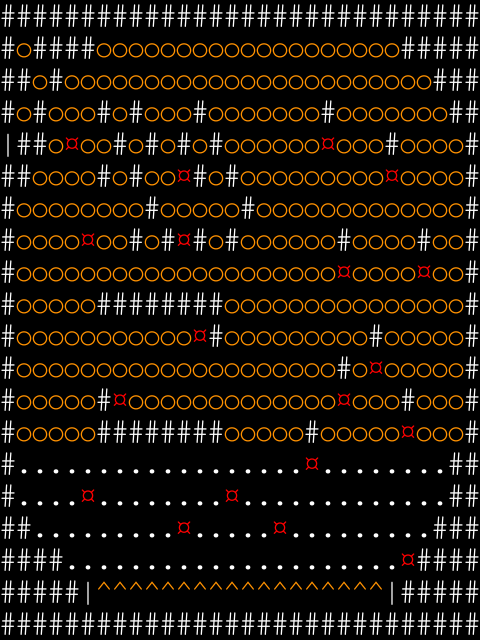

This is a level from a 2D game, rendered from its Tiled map with the project's own tilesets. A one-line summary and the complete map file follow:
An orthogonal 30x20 tile map with 16x32 px tiles, 3 tile layers (Terrain, Foes, Orb).

<map version="1.10" tiledversion="1.11.2" orientation="orthogonal" renderorder="right-down" width="30" height="20" tilewidth="16" tileheight="32" infinite="0" nextlayerid="4" nextobjectid="1">
 <properties>
  <property name="fp_regen" type="int" value="4" />
  <property name="name" value="Senses - Sight" />
  <property name="senses" value="Self;Sight;Touch;Hearing" />
  <property name="timeline_length" type="int" value="100" />
  <property name="timeline_type" value="Asynchronous" />
 </properties>
 <tileset firstgid="1" source="tileset/editor.tsx" />
 <layer id="1" name="Terrain" width="30" height="20">
  <data encoding="csv">
5,5,5,5,5,5,5,5,5,5,5,5,5,5,5,5,5,5,5,5,5,5,5,5,5,5,5,5,5,5,
5,1,5,5,5,5,1,1,1,1,1,1,1,1,1,1,1,1,1,1,1,1,1,1,1,5,5,5,5,5,
5,5,1,5,1,1,1,1,1,1,1,1,1,1,1,1,1,1,1,1,1,1,1,1,1,1,1,5,5,5,
5,1,5,1,1,1,5,1,5,1,1,1,5,1,1,1,1,1,1,1,5,1,1,1,1,1,1,1,5,5,
6,5,5,1,1,1,1,5,1,5,1,5,1,5,1,1,1,1,1,1,1,1,1,1,5,1,1,1,1,5,
5,5,1,1,1,1,5,1,5,1,1,1,5,1,5,1,1,1,1,1,1,1,1,1,1,1,1,1,1,5,
5,1,1,1,1,1,1,1,1,5,1,6,1,1,1,5,1,1,1,1,1,1,1,1,1,1,1,1,1,5,
5,1,1,1,1,1,1,1,5,1,5,1,5,1,5,1,1,1,1,1,1,5,1,1,1,1,5,1,1,5,
5,1,1,1,1,1,1,1,1,1,1,1,1,1,1,1,1,1,1,1,1,1,1,1,1,1,1,1,1,5,
5,1,1,1,1,1,5,5,5,5,5,5,5,5,1,1,1,1,1,1,1,1,1,1,1,1,1,1,1,5,
5,1,1,1,1,1,1,1,1,1,1,1,1,5,1,1,1,1,1,1,1,1,1,5,1,1,1,1,1,5,
5,1,1,1,1,1,1,1,1,1,1,1,1,1,1,1,1,1,1,1,1,5,1,1,1,1,1,1,1,5,
5,1,1,1,1,1,5,1,1,1,1,1,1,1,1,1,1,1,1,1,1,1,1,1,1,5,1,1,1,5,
5,1,1,1,1,1,5,5,5,5,5,5,5,5,1,1,1,1,1,5,1,1,1,1,1,1,1,1,1,5,
5,1,1,1,1,1,1,1,1,1,1,1,1,1,1,1,1,1,1,1,1,1,1,1,1,1,1,1,5,5,
5,1,1,1,1,1,1,1,1,1,1,1,1,1,1,1,1,1,1,1,1,1,1,1,1,1,1,1,5,5,
5,5,1,1,1,1,1,1,1,1,1,1,1,1,1,1,1,1,1,1,1,1,1,1,1,1,1,5,5,5,
5,5,5,5,1,1,1,1,1,1,1,1,1,1,1,1,1,1,1,1,1,1,1,1,1,1,5,5,5,5,
5,5,5,5,5,6,3,3,3,3,3,3,3,3,3,3,3,3,3,3,3,3,3,3,6,5,5,5,5,5,
5,5,5,5,5,5,5,5,5,5,5,5,5,5,5,5,5,5,5,5,5,5,5,5,5,5,5,5,5,5
</data>
 </layer>
 <layer id="2" name="Foes" width="30" height="20">
  <data encoding="csv">
0,0,0,0,0,0,0,0,0,0,0,0,0,0,0,0,0,0,0,0,0,0,0,0,0,0,0,0,0,0,
0,0,0,0,0,0,0,0,0,0,0,0,0,0,0,0,0,0,0,0,0,0,0,0,0,0,0,0,0,0,
0,0,0,0,0,0,0,0,0,0,0,0,0,0,0,0,0,0,0,0,0,0,0,0,0,0,0,0,0,0,
0,0,0,0,0,0,0,0,0,0,0,0,0,0,0,0,0,0,0,0,0,0,0,0,0,0,0,0,0,0,
0,0,0,0,2,0,0,0,0,0,0,0,0,0,0,0,0,0,0,0,2,0,0,0,0,0,0,0,0,0,
0,0,0,0,0,0,0,0,0,0,0,2,0,0,0,0,0,0,0,0,0,0,0,0,2,0,0,0,0,0,
0,0,0,0,0,0,0,0,0,0,0,0,0,0,0,0,0,0,0,0,0,0,0,0,0,0,0,0,0,0,
0,0,0,0,0,2,0,0,0,0,0,2,0,0,0,0,0,0,0,0,0,0,0,0,0,0,0,0,0,0,
0,0,0,0,0,0,0,0,0,0,0,0,0,0,0,0,0,0,0,0,0,2,0,0,0,0,2,0,0,0,
0,0,0,0,0,0,0,0,0,0,0,0,0,0,0,0,0,0,0,0,0,0,0,0,0,0,0,0,0,0,
0,0,0,0,0,0,0,0,0,0,0,0,2,0,0,0,0,0,0,0,0,0,0,0,0,0,0,0,0,0,
0,0,0,0,0,0,0,0,0,0,0,0,0,0,0,0,0,0,0,0,0,0,0,2,0,0,0,0,0,0,
0,0,0,0,0,0,0,2,0,0,0,0,0,0,0,0,0,0,0,0,0,2,0,0,0,0,0,0,0,0,
0,0,0,0,0,0,0,0,0,0,0,0,0,0,0,0,0,0,0,0,0,0,0,0,0,2,0,0,0,0,
0,0,0,0,0,0,0,0,0,0,0,0,0,0,0,0,0,0,0,2,0,0,0,0,0,0,0,0,0,0,
0,0,0,0,0,2,0,0,0,0,0,0,0,0,2,0,0,0,0,0,0,0,0,0,0,0,0,0,0,0,
0,0,0,0,0,0,0,0,0,0,0,2,0,0,0,0,0,2,0,0,0,0,0,0,0,0,0,0,0,0,
0,0,0,0,0,0,0,0,0,0,0,0,0,0,0,0,0,0,0,0,0,0,0,0,0,2,0,0,0,0,
0,0,0,0,0,0,0,0,0,0,0,0,0,0,0,0,0,0,0,0,0,0,0,0,0,0,0,0,0,0,
0,0,0,0,0,0,0,0,0,0,0,0,0,0,0,0,0,0,0,0,0,0,0,0,0,0,0,0,0,0
</data>
 </layer>
 <layer id="3" name="Orb" width="30" height="20">
  <data encoding="csv">
0,0,0,0,0,0,0,0,0,0,0,0,0,0,0,0,0,0,0,0,0,0,0,0,0,0,0,0,0,0,
0,4,0,0,0,0,4,4,4,4,4,4,4,4,4,4,4,4,4,4,4,4,4,4,4,0,0,0,0,0,
0,0,4,0,4,4,4,4,4,4,4,4,4,4,4,4,4,4,4,4,4,4,4,4,4,4,4,0,0,0,
0,4,0,4,4,4,0,4,0,4,4,4,0,4,4,4,4,4,4,4,0,4,4,4,4,4,4,4,0,0,
0,0,0,4,0,4,4,0,4,0,4,0,4,0,4,4,4,4,4,4,0,4,4,4,0,4,4,4,4,0,
0,0,4,4,4,4,0,4,0,4,4,0,0,4,0,4,4,4,4,4,4,4,4,4,0,4,4,4,4,0,
0,4,4,4,4,4,4,4,4,0,4,4,4,4,4,0,4,4,4,4,4,4,4,4,4,4,4,4,4,0,
0,4,4,4,4,0,4,4,0,4,0,0,0,4,0,4,4,4,4,4,4,0,4,4,4,4,0,4,4,0,
0,4,4,4,4,4,4,4,4,4,4,4,4,4,4,4,4,4,4,4,4,0,4,4,4,4,0,4,4,0,
0,4,4,4,4,4,0,0,0,0,0,0,0,0,4,4,4,4,4,4,4,4,4,4,4,4,4,4,4,0,
0,4,4,4,4,4,4,4,4,4,4,4,0,0,4,4,4,4,4,4,4,4,4,0,4,4,4,4,4,0,
0,4,4,4,4,4,4,4,4,4,4,4,4,4,4,4,4,4,4,4,4,0,4,0,4,4,4,4,4,0,
0,4,4,4,4,4,0,0,4,4,4,4,4,4,4,4,4,4,4,4,4,0,4,4,4,0,4,4,4,0,
0,4,4,4,4,4,0,0,0,0,0,0,0,0,4,4,4,4,4,0,4,4,4,4,4,0,4,4,4,0,
0,0,0,0,0,0,0,0,0,0,0,0,0,0,0,0,0,0,0,0,0,0,0,0,0,0,0,0,0,0,
0,0,0,0,0,0,0,0,0,0,0,0,0,0,0,0,0,0,0,0,0,0,0,0,0,0,0,0,0,0,
0,0,0,0,0,0,0,0,0,0,0,0,0,0,0,0,0,0,0,0,0,0,0,0,0,0,0,0,0,0,
0,0,0,0,0,0,0,0,0,0,0,0,0,0,0,0,0,0,0,0,0,0,0,0,0,0,0,0,0,0,
0,0,0,0,0,0,0,0,0,0,0,0,0,0,0,0,0,0,0,0,0,0,0,0,0,0,0,0,0,0,
0,0,0,0,0,0,0,0,0,0,0,0,0,0,0,0,0,0,0,0,0,0,0,0,0,0,0,0,0,0
</data>
 </layer>
</map>
